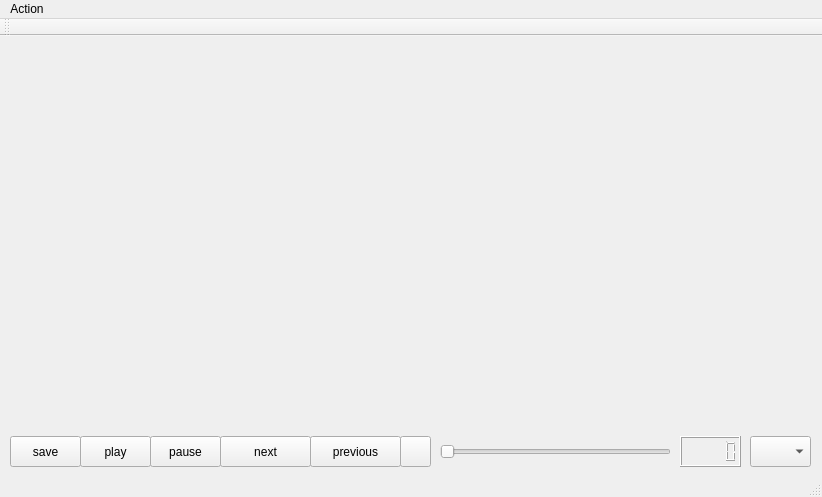
<?xml version="1.0" encoding="UTF-8"?>
<ui version="4.0">
 <class>PointCloudPlayer</class>
 <widget class="QMainWindow" name="PointCloudPlayer">
  <property name="geometry">
   <rect>
    <x>0</x>
    <y>0</y>
    <width>822</width>
    <height>497</height>
   </rect>
  </property>
  <property name="windowTitle">
   <string>Point Cloud Player</string>
  </property>
  <property name="windowIcon">
   <iconset>
    <normaloff>../source/logo.png</normaloff>../source/logo.png</iconset>
  </property>
  <property name="iconSize">
   <size>
    <width>24</width>
    <height>24</height>
   </size>
  </property>
  <widget class="QWidget" name="centralWidget">
   <widget class="QVTKWidget" name="cloudView">
    <property name="geometry">
     <rect>
      <x>10</x>
      <y>10</y>
      <width>801</width>
      <height>371</height>
     </rect>
    </property>
   </widget>
   <widget class="QSlider" name="playSlider">
    <property name="enabled">
     <bool>true</bool>
    </property>
    <property name="geometry">
     <rect>
      <x>440</x>
      <y>400</y>
      <width>231</width>
      <height>31</height>
     </rect>
    </property>
    <property name="orientation">
     <enum>Qt::Horizontal</enum>
    </property>
   </widget>
   <widget class="QLCDNumber" name="frameNb">
    <property name="enabled">
     <bool>true</bool>
    </property>
    <property name="geometry">
     <rect>
      <x>680</x>
      <y>400</y>
      <width>61</width>
      <height>31</height>
     </rect>
    </property>
   </widget>
   <widget class="QPushButton" name="saveBtn">
    <property name="enabled">
     <bool>true</bool>
    </property>
    <property name="geometry">
     <rect>
      <x>10</x>
      <y>400</y>
      <width>71</width>
      <height>31</height>
     </rect>
    </property>
    <property name="text">
     <string>save</string>
    </property>
    <property name="icon">
     <iconset>
      <normaloff>../plugins/save.png</normaloff>../plugins/save.png</iconset>
    </property>
    <property name="iconSize">
     <size>
      <width>25</width>
      <height>25</height>
     </size>
    </property>
   </widget>
   <widget class="QComboBox" name="playSpeedComboBox">
    <property name="enabled">
     <bool>true</bool>
    </property>
    <property name="geometry">
     <rect>
      <x>750</x>
      <y>400</y>
      <width>61</width>
      <height>31</height>
     </rect>
    </property>
   </widget>
   <widget class="QPushButton" name="playBtn">
    <property name="enabled">
     <bool>true</bool>
    </property>
    <property name="geometry">
     <rect>
      <x>80</x>
      <y>400</y>
      <width>71</width>
      <height>31</height>
     </rect>
    </property>
    <property name="text">
     <string>play</string>
    </property>
    <property name="icon">
     <iconset>
      <normaloff>../plugins/play.png</normaloff>../plugins/play.png</iconset>
    </property>
    <property name="iconSize">
     <size>
      <width>25</width>
      <height>25</height>
     </size>
    </property>
   </widget>
   <widget class="QPushButton" name="pauseBtn">
    <property name="enabled">
     <bool>true</bool>
    </property>
    <property name="geometry">
     <rect>
      <x>150</x>
      <y>400</y>
      <width>71</width>
      <height>31</height>
     </rect>
    </property>
    <property name="text">
     <string>pause</string>
    </property>
    <property name="icon">
     <iconset>
      <normaloff>../plugins/pause.png</normaloff>../plugins/pause.png</iconset>
    </property>
    <property name="iconSize">
     <size>
      <width>25</width>
      <height>25</height>
     </size>
    </property>
   </widget>
   <widget class="QPushButton" name="nextBtn">
    <property name="enabled">
     <bool>true</bool>
    </property>
    <property name="geometry">
     <rect>
      <x>220</x>
      <y>400</y>
      <width>91</width>
      <height>31</height>
     </rect>
    </property>
    <property name="text">
     <string>next</string>
    </property>
    <property name="icon">
     <iconset>
      <normaloff>../plugins/next_frame.png</normaloff>../plugins/next_frame.png</iconset>
    </property>
    <property name="iconSize">
     <size>
      <width>25</width>
      <height>25</height>
     </size>
    </property>
   </widget>
   <widget class="QPushButton" name="previousBtn">
    <property name="enabled">
     <bool>true</bool>
    </property>
    <property name="geometry">
     <rect>
      <x>310</x>
      <y>400</y>
      <width>91</width>
      <height>31</height>
     </rect>
    </property>
    <property name="text">
     <string>previous</string>
    </property>
    <property name="icon">
     <iconset>
      <normaloff>../plugins/previous_frame.png</normaloff>../plugins/previous_frame.png</iconset>
    </property>
    <property name="iconSize">
     <size>
      <width>25</width>
      <height>25</height>
     </size>
    </property>
   </widget>
   <widget class="QPushButton" name="repeatBtn">
    <property name="enabled">
     <bool>true</bool>
    </property>
    <property name="geometry">
     <rect>
      <x>400</x>
      <y>400</y>
      <width>31</width>
      <height>31</height>
     </rect>
    </property>
    <property name="text">
     <string/>
    </property>
    <property name="icon">
     <iconset>
      <normaloff>../plugins/repeat.png</normaloff>../plugins/repeat.png</iconset>
    </property>
    <property name="iconSize">
     <size>
      <width>25</width>
      <height>25</height>
     </size>
    </property>
   </widget>
  </widget>
  <widget class="QMenuBar" name="actionMenuBar">
   <property name="geometry">
    <rect>
     <x>0</x>
     <y>0</y>
     <width>822</width>
     <height>22</height>
    </rect>
   </property>
   <widget class="QMenu" name="menuFirst">
    <property name="title">
     <string>Action</string>
    </property>
    <addaction name="add"/>
    <addaction name="help"/>
   </widget>
   <addaction name="menuFirst"/>
  </widget>
  <widget class="QToolBar" name="mainToolBar">
   <attribute name="toolBarArea">
    <enum>TopToolBarArea</enum>
   </attribute>
   <attribute name="toolBarBreak">
    <bool>false</bool>
   </attribute>
  </widget>
  <widget class="QStatusBar" name="statusBar"/>
  <action name="add">
   <property name="text">
    <string>Add</string>
   </property>
  </action>
  <action name="help">
   <property name="text">
    <string>Help</string>
   </property>
  </action>
 </widget>
 <layoutdefault spacing="6" margin="11"/>
 <customwidgets>
  <customwidget>
   <class>QVTKWidget</class>
   <extends>QWidget</extends>
   <header>QVTKWidget.h</header>
  </customwidget>
 </customwidgets>
 <resources/>
 <connections/>
</ui>
